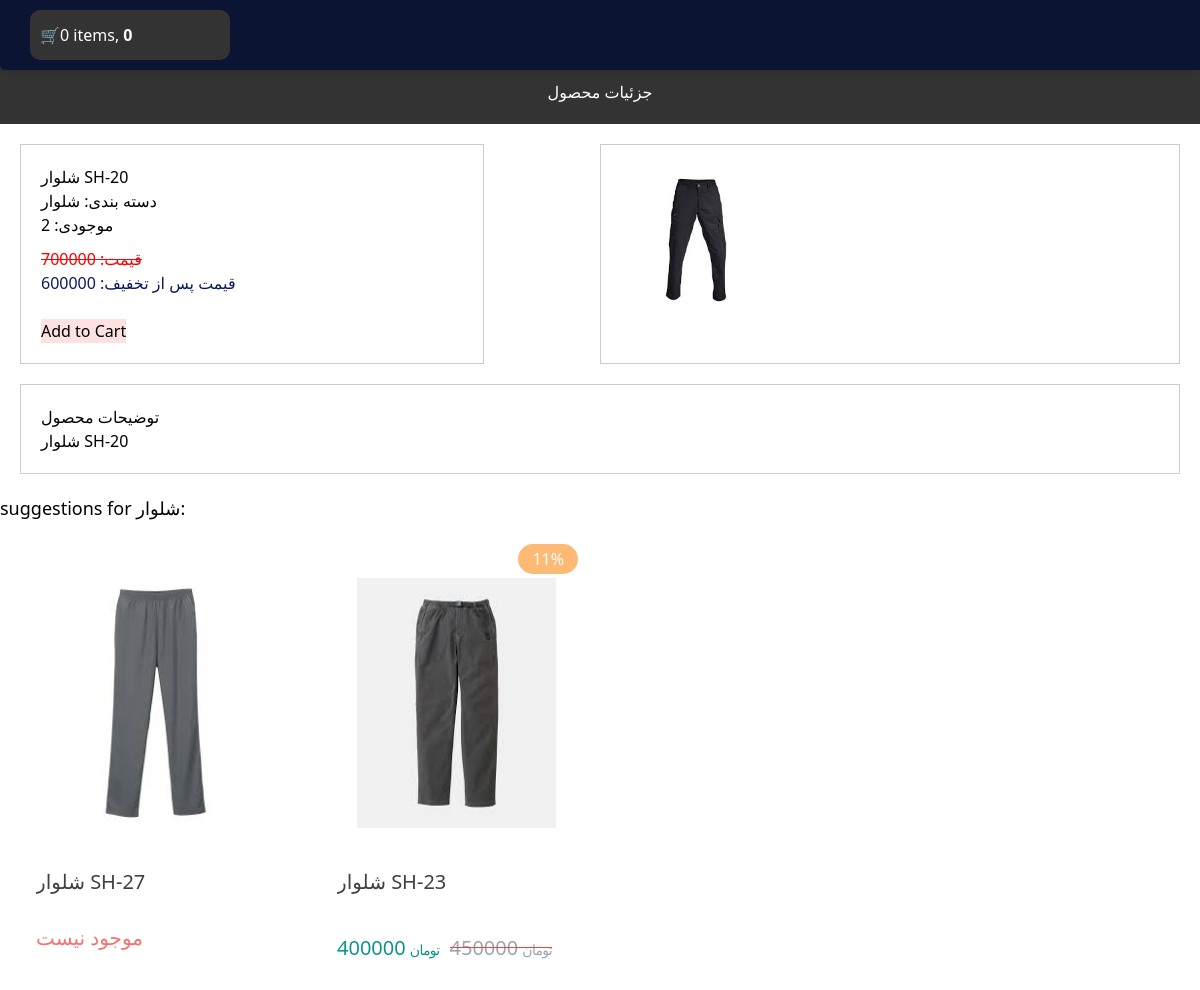
/product/9/shlor-sh-20, run on an earlier commit of the app's database.
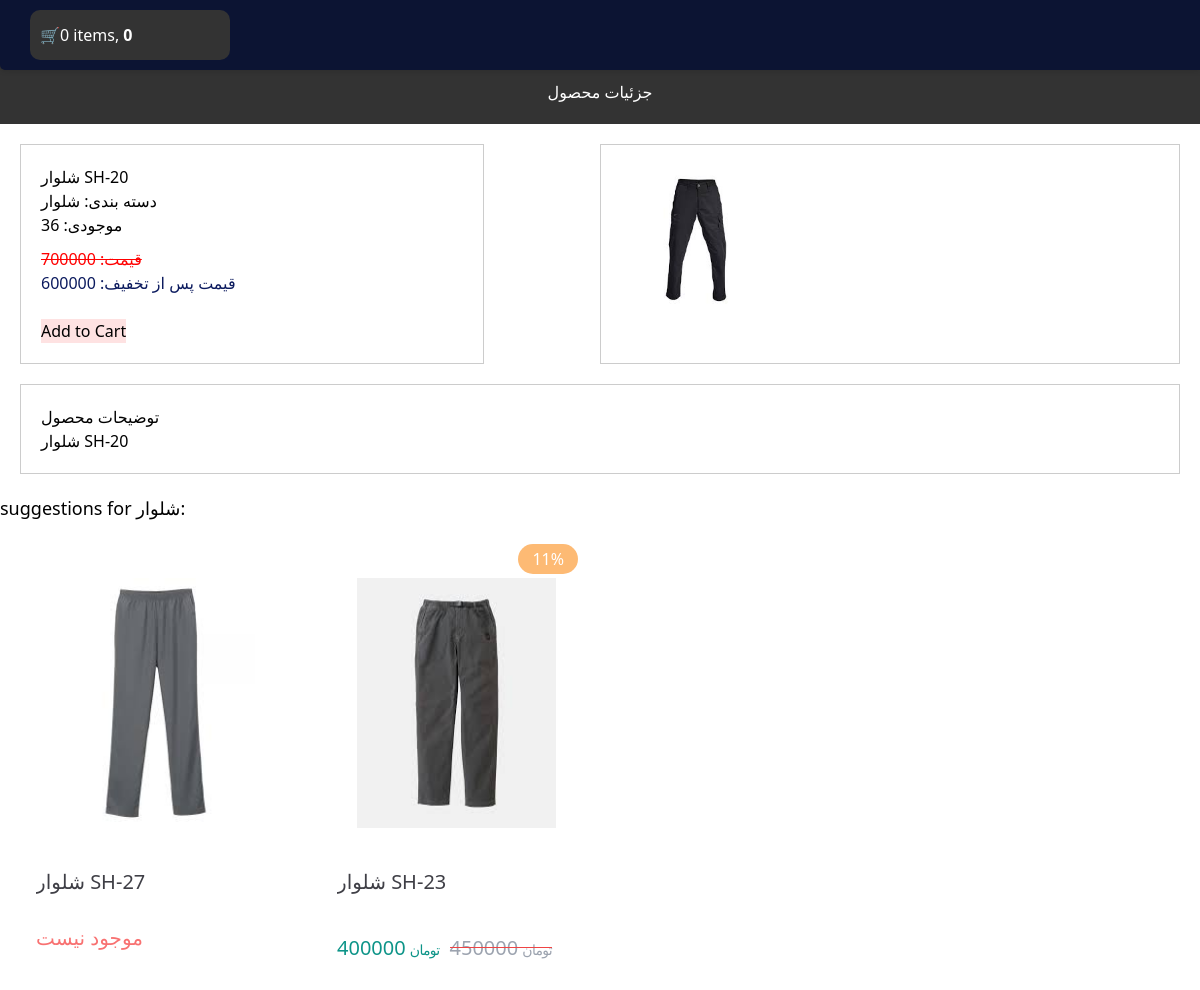
And on a later commit of the database.
### shop/models.py (models this page shows, shortened)
class Product(models.Model):
    category = models.ForeignKey(Category, related_name='products', on_delete=models.CASCADE)
    name = models.CharField(max_length=255)
    slug = models.SlugField(max_length=255)
    description = models.TextField(max_length=1200)
    inventory = models.PositiveIntegerField(default=0)
    price = models.PositiveIntegerField(default=0)
    weight = models.PositiveIntegerField(default=0)
    off = models.PositiveIntegerField(default=0)
    new_price = models.PositiveIntegerField(default=0)
    created = models.DateTimeField(auto_now_add=True)
    updated = models.DateTimeField(auto_now=True)
    class Meta:
        ordering = ['-created']
        indexes = [
            models.Index(fields=['id', 'slug']),
            models.Index(fields=['name']),
            models.Index(fields=['-created']),
        ]
    def percent(self):
        return round((self.off/self.price)*100)

class Category(models.Model):
    name = models.CharField(max_length=255)
    slug = models.SlugField(max_length=255, unique=True)
    class Meta:
        ordering = ['name']
        indexes = [
            models.Index(fields=['name'])
        ]
    def __str__(self):
        return self.name

class Image(models.Model):
    product = models.ForeignKey(Product, on_delete=models.CASCADE, related_name="images")
    file = models.ImageField(upload_to="product_images/%Y/%m/%d")
    title = models.CharField(max_length=250, null=True, blank=True)
    description = models.TextField(null=True, blank=True)
    created = models.DateTimeField(auto_now_add=True)
    class Meta:
        ordering = ['-created']
        indexes = [
            models.Index(fields=['-created'])
        ]

### shop/views.py (the view)
# urls.py: path('product/<int:id>/<slug:slug>', views.product_detail, name='product_detail')
def product_detail(request, id, slug):
    product = get_object_or_404(Product, slug=slug, id=id)
    category = product.category
    context = {
        'product': product,
        'category': category,
    }
    return render(request, 'shop/detail.html', context)

### cart/cart.py (called while the page is built)
    def __len__(self):
        return sum(item['quantity'] for item in self.cart.values())

    def get_total_price(self):
        price = sum(item['price'] * item['quantity'] for item in self.cart.values())
        return price

### cart/context_processor.py (called while the page is built)
def cart(request):
    return {'cart': Cart(request)}

### shop/templatetags/template_tag.py (called while the page is built)
@register.simple_tag()
def suggestions(category, id):
    product = Product.objects.filter(category=category).exclude(id=id)[:5]
    return (product)

### shop/templates/shop/detail.html (shortened to what this page needs)
{% extends 'parent/base.html' %}
{% load static %}
{% load template_tag%}
{% block content %}
{% load static tailwind_tags %}
<head>
    {% tailwind_css %}
</head>
    <div class="header">
        <h1> جزئیات محصول</h1>
    </div>
    <div class="product-container">
        <div class="product-details">
            <h2>{{ product.name }}</h2>
            <p>دسته بندی: {{ product.category }}</p>
            <p>موجودی: {{ product.inventory }}</p>
            <div class="price">
                <span class="original-price">قیمت: {{ product.price}}</span>
                <br>
                {% if product.off %}
                <span class="discounted-price-d">قیمت پس از تخفیف: {{ product.new_price}}</span>
                {% endif %}
            </div>
            <br>
            {% if product.inventory %}
                 <button type="button" id="add-cart" class="bg-red-100">Add to Cart</button>
            {% endif %}
        </div>
        <div class="product-images">
            {% for img in product.images.all %}
                <img src="{{ img.file.url }}">
            {% endfor %}
        </div>
    </div>
    <div class="product-description">
    <h3>توضیحات محصول</h3>
    <p>{{ product.description }}</p>
    </div>
<div>
    <h3 class="text-lg">suggestions for {{product.category}}:</h3>
    {% suggestions product.category product.id as products %}
    <div class="flex justify-center items-first">
    <div class="felx-col">
        <div class="" >
            <div class="grid grid-cols-4 gap-x-1">
        {%for i in products %}
            <div class="swiper-slide">
                <div class="child:rounded-2xl child:bg-white child:shadow-normal m-3 ">
                    <a href="{% url 'shop:product_detail' i.id i.slug %}">
                        <div class="dark:bg-zinc-700 justify-between p-2 m-4 relative  w-[255px] h-[472px] ">
                            <div class="p-5  pt-8 mb-5">
                                <img src="{{ i.images.first.file.url }} " class=" h-[250px] w-[250px] mx-auto my-auto items-center">
                            </div>
                            {% if  i.off and i.inventory %}
                            <span class="absolute top-1.5 right-1.5 rounded-full  block h-[30px] leading-[30px] bg-orange-300 text-white dark:text-zinc-700 px-3.5">{{i.percent}}%</span>
                            {% endif %}
                            <h5 class="font-dana-medium text-xl h-14 text-zinc-700 dark:text-white line-clamp-2"> {{ i.name }}</h5>
                    </a>
            {% if not i.inventory %}
                <div>
                    <span class="text-red-400  text-xl pt-3">موجود نیست</span>
                </div>
            {% else %}
            <div class="mt-2.5 flex gap-x-2.5">
                <div class="text-teal-600 dark:text-emerald-500 ">
                    <span class="font-dana-demibold text-xl"> {{ i.new_price }}</span>
                    <span class="text-sm tracking-tighter ">تومان</span>
                </div>
                {% if i.off %}
                    <div class="offer  text-gray-400">
                        <span class="font-dana-regular text-xl"> {{ i.price }}</span>
                        <span class="text-sm tracking-tighter ">تومان</span>
                    </div>
                {% endif %}
            </div>
        {% endif %}
                </div>
            </div>
        </div>
        {%endfor%}
    </div>
    </div>
{% endblock %}

### shop/templates/parent/base.html (shortened to what this page needs)
{% load static %}
<!DOCTYPE html>
<html lang="en" >
<head>
    <link rel="stylesheet" type="text/css" href="{% static 'css/base.css' %}">
</head>
<body class="back">
    {% include 'partials/header.html' %}
    {% block content %} {% endblock %}
</body>
</html>

### shop/templates/partials/header.html (shortened to what this page needs)
<div class="cart-container z-10">
    {% with item_count=cart|length %}
    <a href="{% url 'cart:cart_detail'%}" class="cart-link">
        <div class="cart-info-container">
            <span class="cart-icon">🛒</span>
            <span class="cart-info">
                <span id="item_count" class="item-count">{{ item_count }}</span> items, <span id="total_price" class="total-price">{{ cart.get_total_price }}</span>
            </span>
            <br>
        </div>
    </a>
    {% endwith %}
</div>

### shop/templates/static/css/base.css (style rules this page uses)
.header { text-align:center; padding: 20px; background-color: #333; color: #fff; margin-top:60px; }
a:link, a:visited { text-decoration: none; }
.price { position: relative; margin-top: 10px; }
.original-price { text-decoration: line-through; color: red; }
.product-container { display: flex; justify-content: space-between; margin: 20px; }
.product-details { width: 40%; padding: 20px; box-sizing: border-box; border: 1px solid #ccc; }
.discounted-price-d { color: #0b1a5e; }
.product-images { width: 50%; padding: 20px; box-sizing: border-box; border: 1px solid #ccc; }
.product-images img { width: 150px; max-width:100%; height: auto; display: block; margin-bottom: 10px; }
.product-description { clear: both; margin: 20px; padding: 20px; box-sizing: border-box; border: 1px solid #ccc; }
.cart-container { width: 100%; position: fixed; top: 0; right: 0; padding: 10px; background-color: #0c1433; border-bottom-left-radius: 5px; box-shadow: 0 2px 5px rgba(0,0,0, 0.1); }
.cart-link { text-decoration: none; color: #fff; display: flex; align-items: center; }
.cart-info-container { width: 200px; height: 50px; background-color: #333; border-radius: 10px; display: flex; align-items: center; padding: 0 10px; margin-left: 20px; }
.cart-icon { color: #fff; }
.cart-info { color: #fff; }
.total-price { font-weight: bold; margin-top: 20px; }

What changed in the data, as far as the page shows it:
changed Product "شلوار SH-20": inventory "2" → "36"
